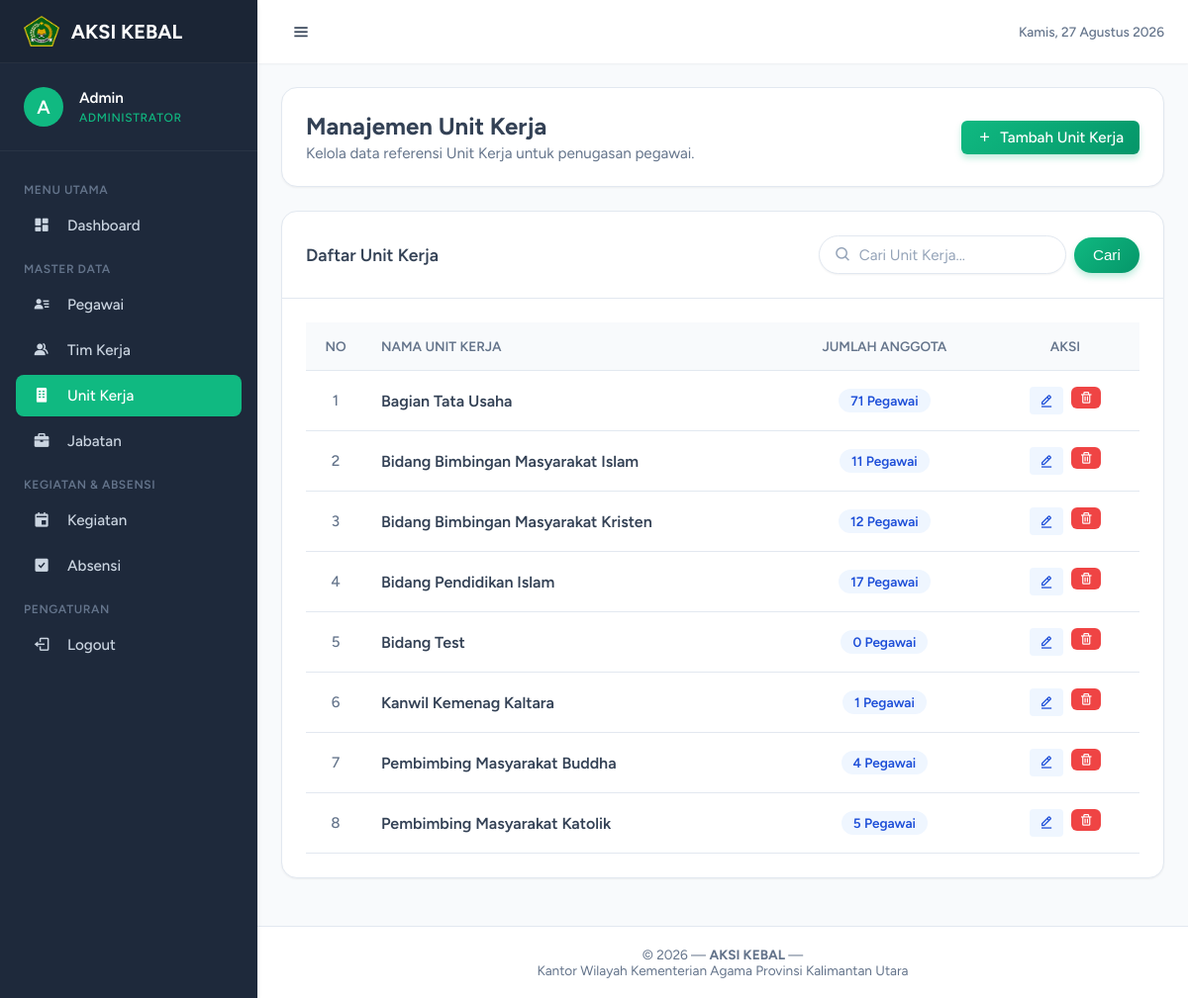
Page /public/admin/unit-kerja (signed in) on the committed database.
### tables this page shows
CREATE TABLE `unit_kerja` (
  `id_unit_kerja` int NOT NULL AUTO_INCREMENT,
  `nama_unit_kerja` varchar(100) NOT NULL,
  `created_at` timestamp NULL DEFAULT CURRENT_TIMESTAMP,
  `updated_at` timestamp NULL DEFAULT CURRENT_TIMESTAMP ON UPDATE CURRENT_TIMESTAMP,
  PRIMARY KEY (`id_unit_kerja`)
);

### core/Controller.php (called while the page is built, shortened)
<?php
class Controller
{
    protected function model(string $model): object
    {
        $modelFile = __DIR__ . '/../app/models/' . $model . '.php';
        return new $model;
    }
    protected function view(string $view, array $data = []): void
    {
        $viewFile = __DIR__ . '/../app/views/' . $view . '.php';
        extract($data);
        require_once $viewFile;
    }
}

### app/controllers/AdminController.php (called while the page is built, shortened)
<?php
class AdminController extends Controller
{
    public function unit_kerja(): void
    {
        $model = $this->model('UnitKerjaModel');
        $search = query('search', '');
        $page = (int) query('page', 1);
        $limit = 10;
        $offset = ($page - 1) * $limit;
        $unit_kerja = $model->getAllPaginated($search, $limit, $offset);
        $total_data = $model->countAll($search);
        $total_page = ceil($total_data / $limit);
        $this->view('admin/unit-kerja/index', [
            'title' => 'Manajemen Unit Kerja - AKSI KEBAL',
            'unit_kerja' => $unit_kerja,
            'search' => $search,
            'page' => $page,
            'total_page' => $total_page,
            'active_menu' => 'unit_kerja'
        ]);
    }
}

### core/App.php (called while the page is built, shortened)
<?php
class App
{
    protected $method = 'index';
    public function __construct()
    {
        $url = $this->parseUrl();
        if (isset($url[0]) && !empty($url[0])) {
            $controllerName = ucfirst(strtolower($url[0])) . 'Controller';
            $controllerFile = __DIR__ . '/../app/controllers/' . $controllerName . '.php';
            if (file_exists($controllerFile)) {
                unset($url[0]);
            } else {
                $this->controller = 'HomeController';
                $this->method = 'notFound';
            }
        }
        $this->controller = new $this->controller;
        if (isset($url[1]) && !empty($url[1])) {
            $methodName = str_replace('-', '_', $url[1]);
            if (method_exists($this->controller, $methodName)) {
                $this->method = $methodName;
                unset($url[1]);
            } else {
                $this->method = 'notFound';
            }
        }
        $this->params = $url ? array_values($url) : [];
        call_user_func_array([$this->controller, $this->method], $this->params);
    }
    protected function parseUrl(): array
    {
        if (isset($_GET['url'])) {
            $url = rtrim($_GET['url'], '/');
            $url = filter_var($url, FILTER_SANITIZE_URL);
            return explode('/', $url);
        }
        return [];
    }
}

### public/index.php (called while the page is built, shortened)
<?php
require_once __DIR__ . '/../config/app.php';
require_once __DIR__ . '/../core/Database.php';
require_once __DIR__ . '/../core/Controller.php';
require_once __DIR__ . '/../core/helpers.php';
require_once __DIR__ . '/../core/App.php';
$app = new App();

### core/helpers.php (called while the page is built, shortened)
<?php
function e(?string $string): string
{
    return htmlspecialchars($string ?? '', ENT_QUOTES, 'UTF-8');
}
function query(string $key, $default = null)
{
    return isset($_GET[$key]) ? trim($_GET[$key]) : $default;
}
function url(string $path = ''): string
{
    return BASE_URL . '/' . ltrim($path, '/');
}

### config/database.php (called while the page is built)
<?php
return [
    'host'     => 'localhost',
    'dbname'   => 'aksi_kebal',
    'username' => 'root',
    'password' => '',
    'charset'  => 'utf8mb4',
    'options'  => [
        PDO::ATTR_ERRMODE            => PDO::ERRMODE_EXCEPTION,
        PDO::ATTR_DEFAULT_FETCH_MODE => PDO::FETCH_ASSOC,
        PDO::ATTR_EMULATE_PREPARES   => false,
    ]
];

### core/Database.php (called while the page is built, shortened)
<?php
class Database
{
    private static $instance = null;
    private $pdo;
    private $stmt;
    private function __construct()
    {
        $config = require __DIR__ . '/../config/database.php';
        $dsn = "mysql:host={$config['host']};dbname={$config['dbname']};charset={$config['charset']}";
        try {
            $this->pdo = new PDO($dsn, $config['username'], $config['password'], $config['options']);
            $this->pdo->exec("SET time_zone = '+08:00'");
        } catch (PDOException $e) {
            if (APP_ENV === 'development') {
                die('Database connection failed: ' . $e->getMessage());
            } else {
                die('Database connection failed. Please contact administrator.');
            }
        }
    }
    public static function getInstance(): self
    {
        if (self::$instance === null) {
            self::$instance = new self();
        }
        return self::$instance;
    }
    public function query(string $sql): self
    {
        $this->stmt = $this->pdo->prepare($sql);
        return $this;
    }
    public function bind($param, $value, $type = null): self
    {
        $this->stmt->bindValue($param, $value, $type);
        return $this;
    }
    public function execute(): bool
    {
        return $this->stmt->execute();
    }
    public function fetchAll(): array
    {
        $this->execute();
        return $this->stmt->fetchAll();
    }
}

### app/models/UnitKerjaModel.php (called while the page is built, shortened)
<?php
class UnitKerjaModel
{
    private $db;
    public function __construct()
    {
        $this->db = Database::getInstance();
    }
    public function getAllPaginated(string $search = '', int $limit = 10, int $offset = 0): array
    {
        $query = "SELECT u.id_unit_kerja, u.nama_unit_kerja, u.created_at,
                         COUNT(p.nip) as jumlah_anggota
                  FROM unit_kerja u
                  LEFT JOIN pegawai p ON u.id_unit_kerja = p.id_unit_kerja";
        $query .= " GROUP BY u.id_unit_kerja, u.nama_unit_kerja, u.created_at
                    ORDER BY u.nama_unit_kerja ASC LIMIT :limit OFFSET :offset";
        $this->db->query($query);
        $this->db->bind(':limit', $limit, PDO::PARAM_INT);
        $this->db->bind(':offset', $offset, PDO::PARAM_INT);
        return $this->db->fetchAll();
    }
    public function countAll(string $search = ''): int
    {
        $query = "SELECT COUNT(*) as total FROM unit_kerja";
        $this->db->query($query);
        $result = $this->db->fetch();
        return $result ? (int) $result['total'] : 0;
    }
}

### app/views/admin/unit-kerja/index.php (the view, shortened to what this page needs)
<div class="card" >
    <div class="card-body" style="display: flex; justify-content: space-between; align-items: center; flex-wrap: wrap; gap: 1rem;">
        <div>
            <h2 style="margin: 0; font-size: 1.5rem; color: var(--text-main);">Manajemen Unit Kerja</h2>
            <p style="margin: 0.25rem 0 0 0; color: var(--text-muted); font-size: 0.95rem;">Kelola data referensi Unit Kerja untuk penugasan pegawai.</p>
        </div>
        <div>
            <a href="<?= url('admin/unit-kerja-create') ?>" class="btn btn-gradient-primary">
                <i class='bx bx-plus'></i> Tambah Unit Kerja
            </a>
        </div>
    </div>
</div>
<div class="card" >
    <div class="card-header" >
        <h3 class="card-title" style="font-weight: 600;">Daftar Unit Kerja</h3>
        <form action="<?= url('admin/unit-kerja') ?>" method="GET"
            style="display: flex; gap: 0.5rem; align-items: center;">
            <div style="position: relative; display: flex; align-items: center;">
                <i class='bx bx-search' style="position: absolute; left: 1rem; color: #94a3b8; font-size: 1.1rem;"></i>
                <input type="text" name="search" value="<?= e($search) ?>" placeholder="Cari Unit Kerja..."
                    class="form-control"
                    style="width: 250px; padding: 0.6rem 1.2rem 0.6rem 2.5rem; border-radius: 9999px; border: 1px solid #e2e8f0; outline: none; transition: all 0.3s ease; box-shadow: 0 1px 2px 0 rgba(0, 0, 0, 0.05);"
                    onfocus="this.style.borderColor='var(--primary)'; this.style.boxShadow='0 0 0 3px rgba(37, 99, 235, 0.2)';"
                    onblur="this.style.borderColor='#e2e8f0'; this.style.boxShadow='0 1px 2px 0 rgba(0, 0, 0, 0.05)';">
            </div>
            <button type="submit" class="btn btn-gradient-primary"
                style="padding: 0.6rem 1.2rem; border-radius: 9999px; font-weight: 500;">
                Cari
            </button>
        </form>
    </div>
    <div class="card-body" >
        <div style="overflow-x: auto;">
            <table class="table" style="width: 100%; border-collapse: collapse;">
                <thead style="background: var(--content-bg); border-bottom: 1px solid var(--border-color);">
                    <tr>
                        <th style="text-align: center; padding: 1rem; color: var(--text-muted); font-size: 0.85rem; font-weight: 600; text-transform: uppercase; width: 60px;">No</th>
                        <th style="text-align: left; padding: 1rem; color: var(--text-muted); font-size: 0.85rem; font-weight: 600; text-transform: uppercase;">Nama Unit Kerja</th>
                        <th style="text-align: center; padding: 1rem; color: var(--text-muted); font-size: 0.85rem; font-weight: 600; text-transform: uppercase;">Jumlah Anggota</th>
                        <th style="text-align: center; padding: 1rem; color: var(--text-muted); font-size: 0.85rem; font-weight: 600; text-transform: uppercase; width: 150px;">Aksi</th>
                    </tr>
                </thead>
                <tbody>
                    <?php if (empty($unit_kerja)): ?>
                        <tr>
                            <td colspan="4" style="text-align: center; padding: 2rem; color: var(--text-muted);">
                                Tidak ada data unit kerja ditemukan.
                            </td>
                        </tr>
                    <?php else: ?>
                        <?php $no = 1; ?>
                        <?php foreach ($unit_kerja as $u): ?>
                            <tr style="border-bottom: 1px solid var(--border-color);">
                                <td style="padding: 1rem; text-align: center; color: var(--text-muted); font-size: 0.95rem; font-weight: 500;">
                                    <?= $no++ ?>
                                </td>
                                <td style="padding: 1rem;">
                                    <div style="font-weight: 600; color: var(--text-main); font-size: 1rem;"><?= e($u['nama_unit_kerja']) ?></div>
                                </td>
                                <td style="padding: 1rem; text-align: center;">
                                    <span style="display: inline-block; padding: 0.25rem 0.75rem; background: #eff6ff; color: #1d4ed8; font-size: 0.85rem; border-radius: 999px; font-weight: 600;">
                                        <?= e($u['jumlah_anggota']) ?> Pegawai
                                    </span>
                                </td>
                                <td style="padding: 1rem; text-align: center;">
                                    <div style="display: flex; gap: 0.5rem; justify-content: center;">
                                        <a href="<?= url('admin/unit-kerja-edit/' . $u['id_unit_kerja']) ?>" class="btn" style="background: #eff6ff; color: #1d4ed8; padding: 0.4rem 0.6rem; border-radius: 0.25rem;" title="Edit">
                                            <i class='bx bx-edit-alt'></i>
                                        </a>
                                        <form action="<?= url('admin/unit-kerja-delete/' . $u['id_unit_kerja']) ?>" method="POST" class="form-delete" style="display: inline-block;">
                                            <button type="submit" class="btn btn-danger btn-sm" title="Hapus">
                                                <i class='bx bx-trash'></i>
                                            </button>
                                        </form>
                                    </div>
                                </td>
                            </tr>
                        <?php endforeach; ?>
                    <?php endif; ?>
                </tbody>
            </table>
        </div>
    </div>
</div>
<?php
require_once __DIR__ . '/../layouts/main.php';

### public/assets/css/admin-layout.css (style rules this page uses)
:root { --primary: #10b981; --primary-hover: #059669; --primary-light: #d1fae5; --sidebar-bg: #1e293b; --sidebar-color: #cbd5e1; --sidebar-hover: #334155; --sidebar-active: #primary; --header-bg: #ffffff; --content-bg: #f8fafc; --text-main: #334155; --text-muted: #64748b; --border-color: #e2e8f0; --shadow-sm: 0 1px 2px 0 rgba(0, 0, 0, 0.05); --shadow-md: 0 4px 6px -1px rgba(0, 0, 0, 0.1), 0 2px 4px -2px rgba(0, 0, 0, 0.1); --shadow-glass: 0 8px 32px rgba(16, 185, 129, 0.08), 0 2px 8px rgba(0, 0, 0, 0.04), inset 0 1px 0 rgba(255, 255, 255, 0.8); --radius-md: 0.5rem; --radius-lg: 0.75rem; --radius-xl: 1rem; --radius-full: 9999px; --sidebar-width: 260px; --header-height: 64px; --transition: all 0.3s ease; }
* { margin: 0; padding: 0; box-sizing: border-box; }
body { font-family: 'Figtree', sans-serif; background-color: var(--content-bg); color: var(--text-main); overflow-x: hidden; }
a { text-decoration: none; color: inherit; }
.card { background: #ffffff; border-radius: var(--radius-xl); box-shadow: var(--shadow-sm); border: 1px solid var(--border-color); margin-bottom: 1.5rem; }
.card-header { padding: 1.5rem; border-bottom: 1px solid var(--border-color); display: flex; justify-content: space-between; align-items: center; background: transparent; }
.card-title { font-size: 1.1rem; font-weight: 600; color: var(--text-main); }
.card-body { padding: 1.5rem; }
.form-control { width: 100%; padding: 0.75rem 1rem; border: 1px solid var(--border-color); border-radius: var(--radius-md); background-color: #ffffff; font-family: inherit; font-size: 0.95rem; color: var(--text-main); transition: all 0.3s cubic-bezier(0.25, 1, 0.5, 1); box-shadow: var(--shadow-sm); }
.form-control::placeholder { color: #94a3b8; }
.btn { display: inline-flex; align-items: center; justify-content: center; gap: 0.5rem; padding: 0.5rem 1rem; font-size: 0.95rem; font-weight: 500; border-radius: 0.375rem; border: none; cursor: pointer; transition: all 0.3s ease; text-decoration: none; }
.btn-gradient-primary { background: linear-gradient(135deg, var(--primary) 0%, var(--primary-hover) 100%); color: white; box-shadow: 0 4px 6px rgba(16, 185, 129, 0.25); }
.btn-sm { padding: 0.25rem 0.5rem; font-size: 0.875rem; }
.btn-danger { background-color: #ef4444; color: white; }

### rows in the picture
unit_kerja: nama_unit_kerja "Bagian Tata Usaha", jumlah_anggota "71"
unit_kerja: nama_unit_kerja "Bidang Bimbingan Masyarakat Islam", jumlah_anggota "11"
unit_kerja: nama_unit_kerja "Bidang Bimbingan Masyarakat Kristen", jumlah_anggota "12"
unit_kerja: nama_unit_kerja "Bidang Pendidikan Islam", jumlah_anggota "17"
unit_kerja: nama_unit_kerja "Bidang Test", jumlah_anggota "0"
unit_kerja: nama_unit_kerja "Kanwil Kemenag Kaltara", jumlah_anggota "1"
unit_kerja: nama_unit_kerja "Pembimbing Masyarakat Buddha", jumlah_anggota "4"
unit_kerja: nama_unit_kerja "Pembimbing Masyarakat Katolik", jumlah_anggota "5"

### other values in the picture
substr($admin_name, 0, 1) "A"
$admin_name "Admin"
$admin_role "ADMINISTRATOR"
APP_NAME "AKSI KEBAL"
